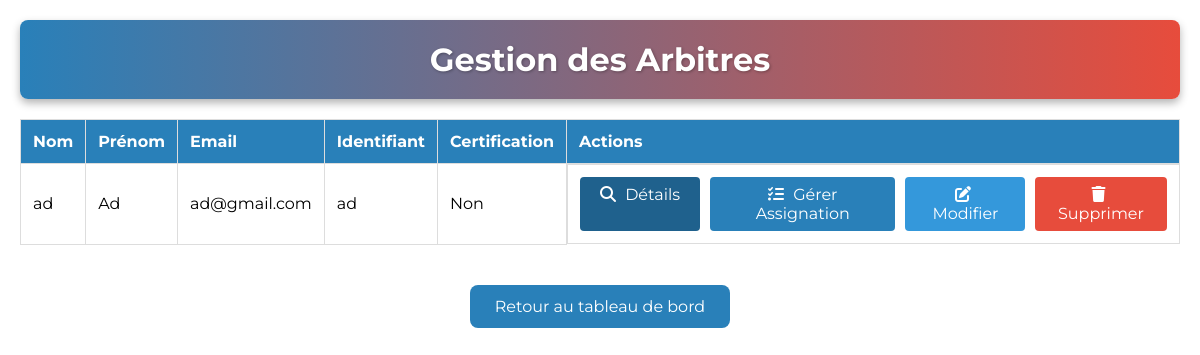
/sprint_meetNV/admin/arbitres.php (signed in), run on the app's committed database.
### tables this page shows
CREATE TABLE users (
  id int NOT NULL,
  nom varchar(100) NOT NULL,
  prenom varchar(100) NOT NULL,
  email varchar(100) NOT NULL,
  mot_de_passe varchar(255) NOT NULL,
  role enum('admin','arbitre','athlete') NOT NULL DEFAULT 'athlete',
  profil enum('individuel','equipe') DEFAULT 'individuel',
  sexe enum('homme','femme') DEFAULT 'homme',
  pays varchar(100) DEFAULT NULL,
  age int DEFAULT NULL,
  club varchar(100) DEFAULT NULL,
  discipline varchar(50) DEFAULT NULL,
  discipline_equipe varchar(50) DEFAULT NULL,
  record_officiel varchar(20) DEFAULT NULL,
  fichier_record varchar(255) DEFAULT NULL,
  diplome varchar(255) DEFAULT NULL,
  piece_identite varchar(255) DEFAULT NULL,
  identifiant varchar(100) DEFAULT NULL,
  fichier_certif varchar(255) DEFAULT NULL,
  date_creation timestamp NOT NULL DEFAULT CURRENT_TIMESTAMP
);

### sprint_meetNV/admin/arbitres.php (the view, shortened to what this page needs)
<?php
require_once '../includes/db_connect.php';
$sql = "SELECT * FROM users WHERE role = 'arbitre' ORDER BY nom, prenom";
$result = mysqli_query($conn, $sql);
$arbitres = mysqli_fetch_all($result, MYSQLI_ASSOC);
?>
<!DOCTYPE html>
<html lang="fr">
<head>
    <link rel="stylesheet" href="https://cdnjs.cloudflare.com/ajax/libs/font-awesome/6.4.0/css/all.min.css">
</head>
<body>
    <header>
        <h1>Gestion des Arbitres</h1>
    </header>
    <div class="table-container">
        <table class="arbitre-table">
            <thead>
                <tr>
                    <th>Nom</th>
                    <th>Prénom</th>
                    <th>Email</th>
                    <th>Identifiant</th>
                    <th>Certification</th>
                    <th class="actions-column">Actions</th>
                </tr>
            </thead>
            <tbody>
                <?php foreach ($arbitres as $arbitre): ?>
                    <tr>
                        <td><?php echo htmlspecialchars($arbitre['nom']); ?></td>
                        <td><?php echo htmlspecialchars($arbitre['prenom']); ?></td>
                        <td><?php echo htmlspecialchars($arbitre['email']); ?></td>
                        <td><?php echo htmlspecialchars($arbitre['identifiant']); ?></td>
                        <td><?php echo $arbitre['fichier_certif'] ? 'Oui' : 'Non'; ?></td>
                        <td class="action-buttons">
                            <a href="details_arbitre.php?id=<?php echo $arbitre['id']; ?>" class="btn btn-view"><i class="fas fa-search"></i> Détails</a>
                            <a href="gerer_assignations.php?id=<?php echo $arbitre['id']; ?>" class="btn btn-manage"><i class="fas fa-tasks"></i> Gérer Assignation</a>
                            <a href="modifier_arbitre.php?id=<?php echo $arbitre['id']; ?>" class="btn btn-edit"><i class="fas fa-edit"></i> Modifier</a>
                            <a href="supprimer_arbitre.php?id=<?php echo $arbitre['id']; ?>" class="btn btn-delete" onclick="return confirm('Êtes-vous sûr de vouloir supprimer cet arbitre ?')"><i class="fas fa-trash"></i> Supprimer</a>
                        </td>
                    </tr>
                <?php endforeach; ?>
            </tbody>
        </table>
    </div>
    <a href="dashboard_admin.php" class="retour">Retour au tableau de bord</a>
</body>
</html>

### sprint_meetNV/admin/arbitres.php (style rules this page uses)
:root { --primary-blue: #2980b9; --secondary-red: #e74c3c; --white: #fff; --black: #000; }
* { margin: 0; padding: 0; box-sizing: border-box; }
body { font-family: 'Montserrat', sans-serif; background: var(--white); color: var(--black); text-align: center; min-height: 100vh; overflow-x: hidden; padding: 20px; }
header { display: flex; align-items: center; justify-content: center; background: linear-gradient(90deg, var(--primary-blue), var(--secondary-red)); padding: 20px; border-radius: 8px; margin-bottom: 20px; box-shadow: 0 4px 8px rgba(0,0,0,0.3); color: var(--white); }
h1 { font-size: 2rem; text-shadow: 1px 1px 3px rgba(0,0,0,0.3); }
.table-container { overflow-x: auto; margin: 20px 0; }
.arbitre-table { width: 100%; border-collapse: collapse; box-shadow: 0 4px 8px rgba(0,0,0,0.1); }
.arbitre-table th, .arbitre-table td { padding: 12px; text-align: left; border: 1px solid #ddd; }
.arbitre-table th { background-color: var(--primary-blue); color: var(--white); }
.actions-column { min-width: 350px; white-space: nowrap; }
.action-buttons { display: flex; gap: 10px; }
.btn { padding: 8px 15px; min-width: 120px; border-radius: 4px; cursor: pointer; color: var(--white); text-decoration: none; transition: background-color 0.3s ease, transform 0.3s ease; text-align: center; }
.btn i { margin-right: 5px; }
.btn-view { background-color: #1f618d; }
.btn-manage { background-color: var(--primary-blue); }
.btn-edit { background-color: #3498db; }
.btn-delete { background-color: var(--secondary-red); }
.retour { display: inline-block; padding: 12px 25px; background: var(--primary-blue); color: var(--white); text-decoration: none; border-radius: 8px; margin-top: 20px; transition: background-color 0.3s ease, transform 0.3s ease; }

### data on the page
users: nom "ad", prenom "Ad", email "ad@gmail.com", identifiant "ad", shows "Non"
